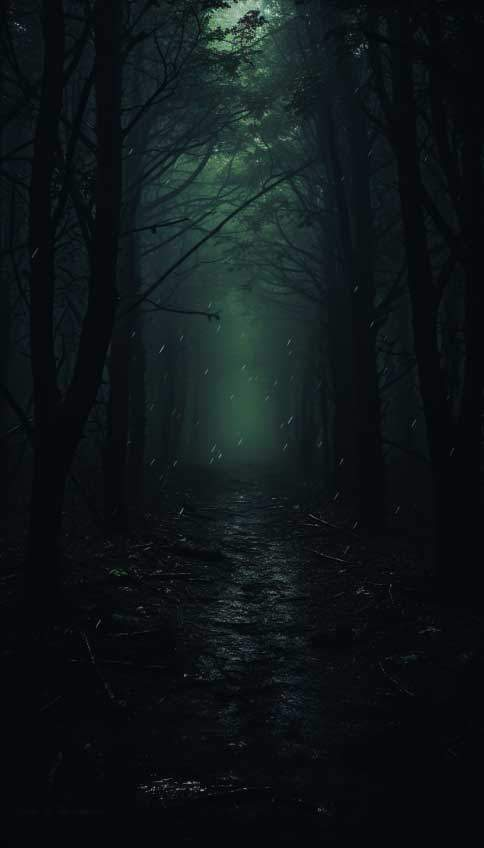
#> input picture app/src/main/assets/share_images/m10.jpg, 484 x 848 px, given in place of icon.png, which was not available
$ python generate_branding_assets.py
#> lines starting #> are read from the running program, lines starting #| are printed output that depends on the picture; after the words box and inside, x2 and y2 are one past the last pixel; in counts of white or black regions, pixels touching at a corner belong together; pictures that were not available may be replaced by others from this repository, and a replacement may not be noted
"""Regenerate launcher icons and splash resources from the final public artwork."""

from __future__ import annotations

from pathlib import Path

from PIL import Image, ImageDraw, ImageFilter

ROOT = Path(__file__).resolve().parents[1]
PUBLIC = ROOT / "public"
RES = ROOT / "app" / "src" / "main" / "res"

DENSITIES = {
    "mdpi": 1.0,
    "hdpi": 1.5,
    "xhdpi": 2.0,
    "xxhdpi": 3.0,
    "xxxhdpi": 4.0,
}

# Adaptive foreground is 108dp. The artwork's letters reach the source edges, so the
# square is fit to the 66dp safe-zone diameter and the rest of the canvas is ivory.
ADAPTIVE_ART_SCALE = 66 / 108
# Sampled from the light edge of public/icon.jpg (not the corner ornaments).
LAUNCHER_BG = (252, 236, 214, 255)

GENERATED_STEMS = {
    "mipmap": ("ic_launcher", "ic_launcher_round"),
    "drawable": (
        "ic_launcher_foreground",
        "ic_launcher_monochrome",
        "ic_stat_playback",
        "ic_media_artwork",
    ),
}


def circular_mask(size: int) -> Image.Image:
    hi = size * 4
    circle = Image.new("L", (hi, hi), 0)
    ImageDraw.Draw(circle).ellipse((0, 0, hi - 1, hi - 1), fill=255)
    return circle.resize((size, size), Image.Resampling.LANCZOS)


def notification_white(src: Image.Image, size: int) -> Image.Image:
    rgba = src.convert("RGBA")
    alpha = rgba.getchannel("A")
    if size <= 48:
        alpha = alpha.filter(ImageFilter.GaussianBlur(radius=0.4))
    white = Image.new("L", rgba.size, 255)
    out = Image.merge("RGBA", (white, white, white, alpha))
    return out.resize((size, size), Image.Resampling.LANCZOS)


def notification_black(src: Image.Image, size: int) -> Image.Image:
    rgba = src.convert("RGBA")
    alpha = rgba.getchannel("A")
    black = Image.new("L", rgba.size, 0)
    out = Image.merge("RGBA", (black, black, black, alpha))
    return out.resize((size, size), Image.Resampling.LANCZOS)


def save_webp(image: Image.Image, path: Path, *, lossless: bool = False, quality: int = 88) -> None:
    path.parent.mkdir(parents=True, exist_ok=True)
    if lossless:
        image.save(path, format="WEBP", lossless=True, method=6)
    else:
        image.save(path, format="WEBP", quality=quality, method=6)


# One full-screen illustration. Density copies would repeat a large bitmap, and
# the source must not be squared or enlarged.
SPLASH_MAX_EDGE = 1440


def write_splash(splash: Image.Image) -> None:
    for path in list(RES.rglob("splash.png")) + list(RES.rglob("splash.webp")):
        path.unlink(missing_ok=True)
    image = splash.convert("RGB")
    width, height = image.size
    long_edge = max(width, height)
    if long_edge > SPLASH_MAX_EDGE:
        scale = SPLASH_MAX_EDGE / long_edge
        image = image.resize(
            (max(1, int(round(width * scale))), max(1, int(round(height * scale)))),
            Image.Resampling.LANCZOS,
        )
    save_webp(image, RES / "drawable-nodpi" / "splash.webp", quality=92)


def ink_alpha(src: Image.Image, *, lo: float = 18, hi: float = 55) -> Image.Image:
    """Silhouette alpha: ivory background stays clear, brown and gold strokes stay solid."""
    rgb = src.convert("RGB")
    bg = LAUNCHER_BG[:3]
    pixels = rgb.load()
    width, height = rgb.size
    alpha = Image.new("L", (width, height))
    out = alpha.load()
    span = hi - lo
    for y in range(height):
        for x in range(width):
            red, green, blue = pixels[x, y]
            distance = (
                (red - bg[0]) ** 2 + (green - bg[1]) ** 2 + (blue - bg[2]) ** 2
            ) ** 0.5
            if distance <= lo:
                out[x, y] = 0
            elif distance >= hi:
                out[x, y] = 255
            else:
                out[x, y] = int(round((distance - lo) * 255 / span))
    return alpha


def foreground_layer(src: Image.Image, canvas: int, scale: float) -> Image.Image:
    inner = max(1, int(round(canvas * scale)))
    resized = src.convert("RGB").resize((inner, inner), Image.Resampling.LANCZOS)
    out = Image.new("RGB", (canvas, canvas), LAUNCHER_BG[:3])
    offset = (canvas - inner) // 2
    out.paste(resized, (offset, offset))
    return out


def monochrome_layer(alpha: Image.Image, canvas: int, scale: float) -> Image.Image:
    inner = max(1, int(round(canvas * scale)))
    scaled = alpha.resize((inner, inner), Image.Resampling.LANCZOS)
    glyph = Image.new("RGBA", (inner, inner), (255, 255, 255, 0))
    glyph.putalpha(scaled)
    out = Image.new("RGBA", (canvas, canvas), (0, 0, 0, 0))
    offset = (canvas - inner) // 2
    out.alpha_composite(glyph, (offset, offset))
    return out


def legacy_square(src: Image.Image, size: int) -> Image.Image:
    return src.convert("RGB").resize((size, size), Image.Resampling.LANCZOS)


def legacy_round(src: Image.Image, size: int) -> Image.Image:
    image = src.convert("RGBA").resize((size, size), Image.Resampling.LANCZOS)
    image.putalpha(circular_mask(size))
    return image


def write_launcher_icons(icon: Image.Image) -> None:
    """Replace launcher mipmaps and adaptive layers. Does not touch splash or notification art."""
    image = icon.convert("RGB")
    alpha = ink_alpha(image)
    write_density(
        "mipmap",
        "ic_launcher",
        lambda s: legacy_square(image, max(1, int(round(48 * s)))),
        lossless=True,
    )
    write_density(
        "mipmap",
        "ic_launcher_round",
        lambda s: legacy_round(image, max(1, int(round(48 * s)))),
        lossless=True,
    )
    write_density(
        "drawable",
        "ic_launcher_foreground",
        lambda s: foreground_layer(image, max(1, int(round(108 * s))), ADAPTIVE_ART_SCALE),
        lossless=True,
    )
    write_density(
        "drawable",
        "ic_launcher_monochrome",
        lambda s: monochrome_layer(alpha, max(1, int(round(108 * s))), ADAPTIVE_ART_SCALE),
        lossless=True,
    )


def write_density(folder_prefix: str, stem: str, factory, *, lossless: bool = False) -> None:
    for qualifier, scale in DENSITIES.items():
        folder = RES / f"{folder_prefix}-{qualifier}"
        save_webp(factory(scale), folder / f"{stem}.webp", lossless=lossless)


def delete_legacy_assets() -> None:
    removed = 0
    for folder_prefix, stems in GENERATED_STEMS.items():
        for qualifier in DENSITIES:
            folder = RES / f"{folder_prefix}-{qualifier}"
            if not folder.is_dir():
                continue
            for stem in stems:
                for ext in (".png", ".webp"):
                    path = folder / f"{stem}{ext}"
                    if path.is_file():
                        path.unlink()
                        removed += 1
    for path in RES.rglob("splash.png"):
        path.unlink(missing_ok=True)
        removed += 1
    for path in RES.rglob("splash.webp"):
        path.unlink(missing_ok=True)
        removed += 1
    for path in sorted(RES.glob("drawable*"), reverse=True):
        if path.is_dir() and not any(path.iterdir()):
            path.rmdir()
    print(f"Removed {removed} legacy launcher/splash assets")


def main() -> None:
    icon_path = PUBLIC / "icon.jpg"
    if not icon_path.is_file():
        icon_path = PUBLIC / "icon.png"
    icon = Image.open(icon_path)
#> icon is the input picture: PIL image 484x848 RGB; mean R, G, B 15.3, 22, 24.6
    splash = Image.open(PUBLIC / "splash.png")
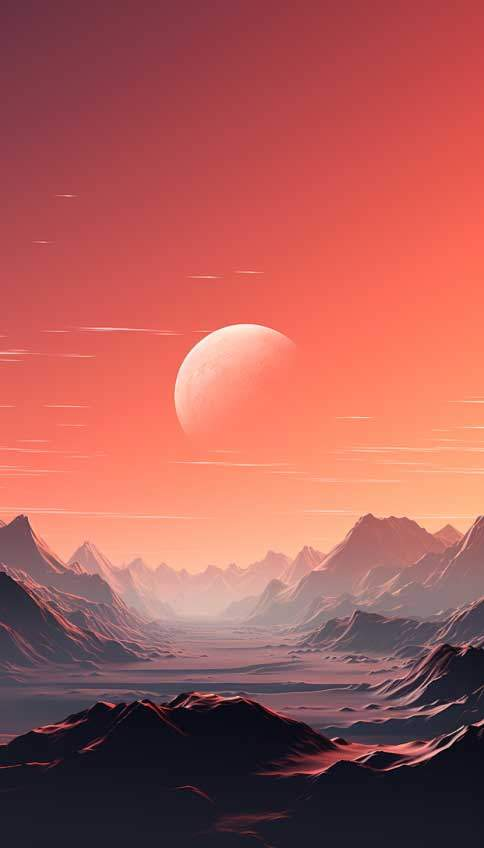
#> input picture app/src/main/assets/share_images/m11.jpg, 484 x 848 px, given in place of splash.png, which was not available
#> splash is the input picture: PIL image 484x848 RGB; mean R, G, B 170.4, 91.2, 87.3
    favicon_path = PUBLIC / "favicon.png"
    favicon = Image.open(favicon_path) if favicon_path.is_file() else icon

    delete_legacy_assets()

    write_launcher_icons(icon)
#> in ink_alpha, `alpha = Image.new("L", (width, height))`: alpha: PIL image 484x848 L; every value is 0
#> in write_launcher_icons, `alpha = ink_alpha(image)`:
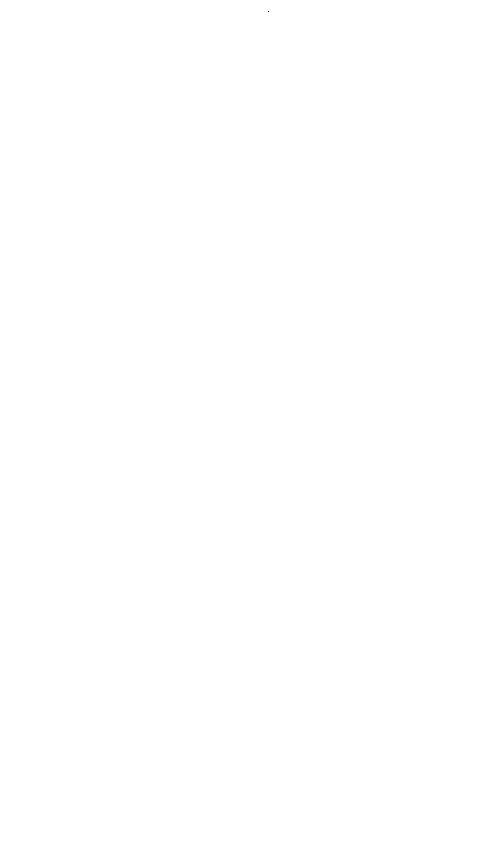
#> alpha: PIL image 484x848 L; values 249 (black) and 255 (white), 100% white; black in thin lines or dots, all inside (x1, y1, x2, y2) = (268, 11, 269, 12)
#> the loop in write_density, `for qualifier, scale in DENSITIES.items():` made 5 passes
#> pass 1, in save_webp, `image.save(path, format="WEBP", lossless=True, method=6)`:
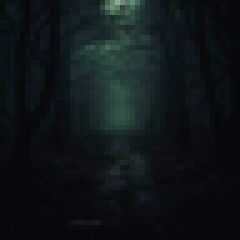
#> saved as ic_launcher.webp: PIL image 48x48 RGB (shown 5 times larger); mean R, G, B 15.3, 22, 24.6
#> pass 2, in save_webp (call 2), `image.save(path, format="WEBP", lossless=True, method=6)`:
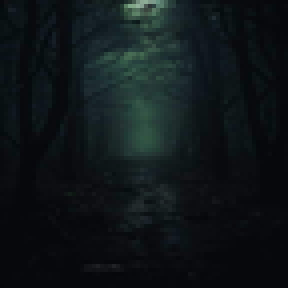
#> saved as ic_launcher.webp: PIL image 72x72 RGB (shown 4 times larger); mean R, G, B 15.3, 22, 24.6
#> the loop in write_density (call 2), `for qualifier, scale in DENSITIES.items():` made 5 passes
#> pass 1, in save_webp (call 6), `image.save(path, format="WEBP", lossless=True, method=6)`:
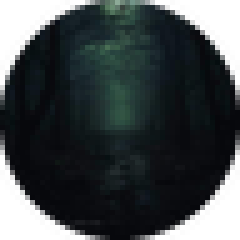
#> saved as ic_launcher_round.webp: PIL image 48x48 RGBA (shown 5 times larger); mean R, G, B, A 15.3, 22, 24.6, 200.3; transparent parts drawn white
#> the loop in write_density (call 3), `for qualifier, scale in DENSITIES.items():` made 5 passes
#> pass 1, in foreground_layer, `out = Image.new("RGB", (canvas, canvas), LAUNCHER_BG[:3])`:
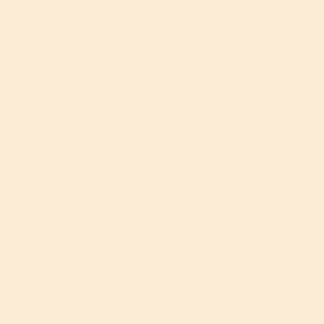
#> out: PIL image 108x108 RGB (shown 3 times larger); mean R, G, B 252, 236, 214
#> pass 1, in save_webp (call 11), `image.save(path, format="WEBP", lossless=True, method=6)`:
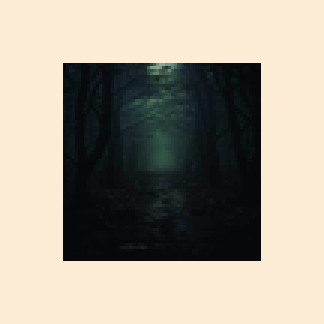
#> saved as ic_launcher_foreground.webp: PIL image 108x108 RGB (shown 3 times larger); mean R, G, B 163.6, 156.1, 143.3
    write_density(
        "drawable",
        "ic_stat_playback",
        lambda s: notification_white(favicon, max(1, int(round(24 * s)))),
        lossless=True,
    )
    write_density(
        "drawable",
        "ic_media_artwork",
        lambda s: notification_black(favicon, max(1, int(round(108 * s)))),
        lossless=True,
    )
    write_splash(splash)
    print(f"Generated WebP launcher icons from {icon_path.name} and splash resources from public/splash.png")


if __name__ == "__main__":
    main()
